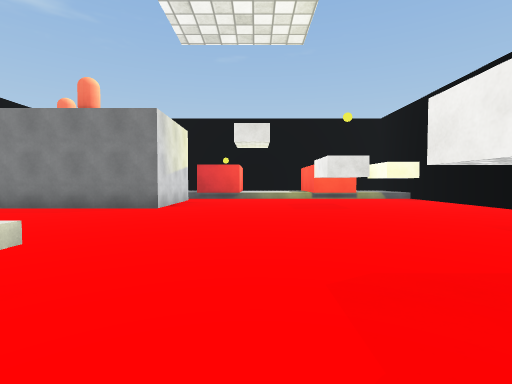
[1] (above)

12 first-person views from a walk through a Unity game level. The camera is 1.2 m above the floor, tilts 2° down and sees 85° across. The floor is counted in squares, 2 m on a side. Each view is taken from the middle of a square. On the plan, view 1 faces up. The plan holds only what a view shows up to about 9 squares ahead; the rest is blank. The place goes on beyond the plan. The player character is not drawn. Surface patterns are stand-ins for the level's own textures.

[2]
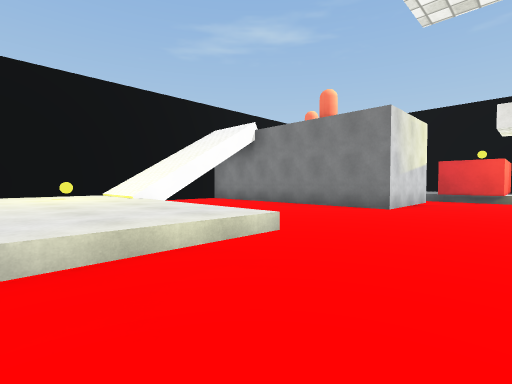

[3]
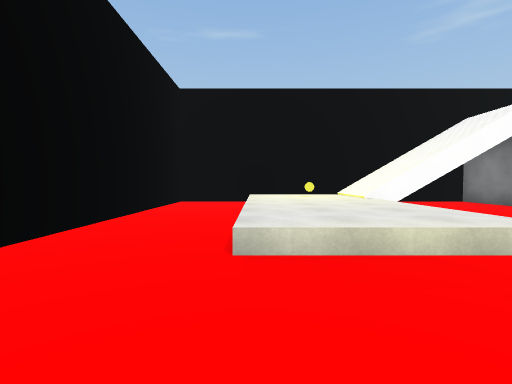

[4]
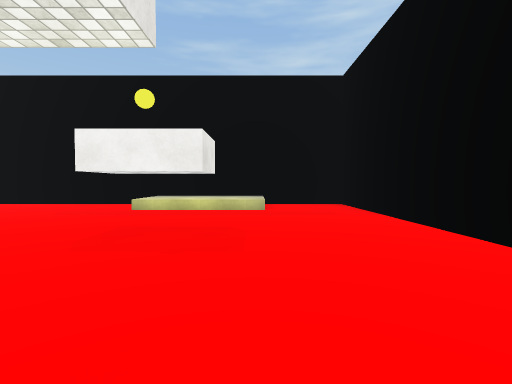

[5]
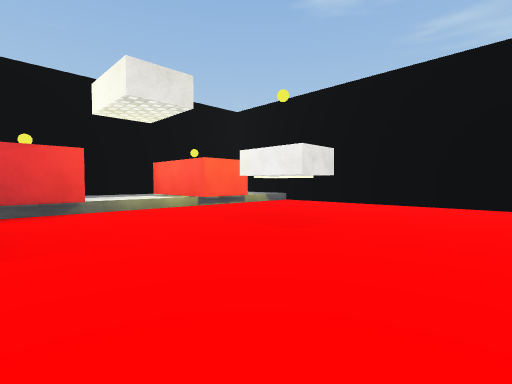

[6]
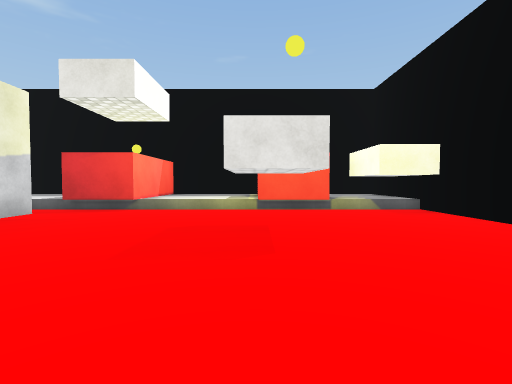

[7]
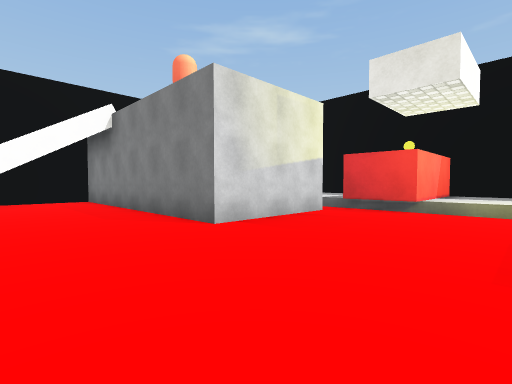

[8]
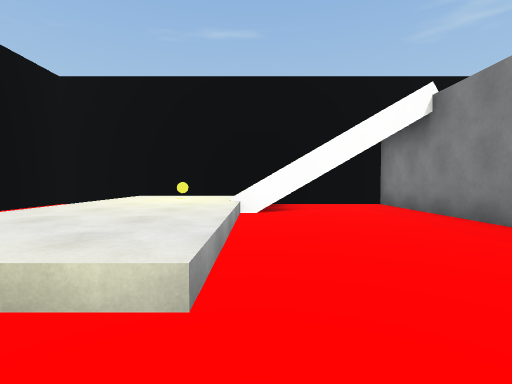

[9]
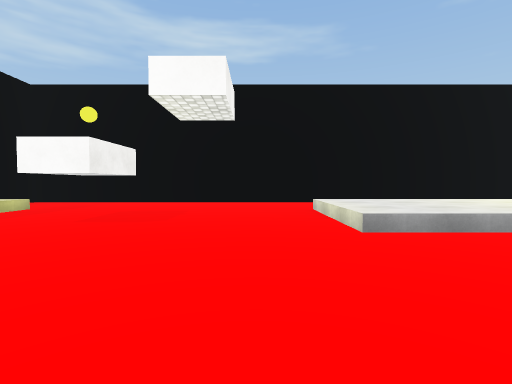

[10]
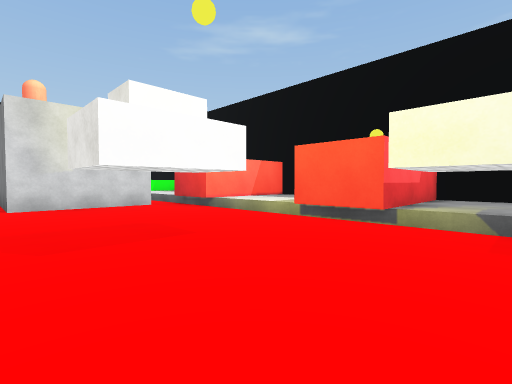

[11]
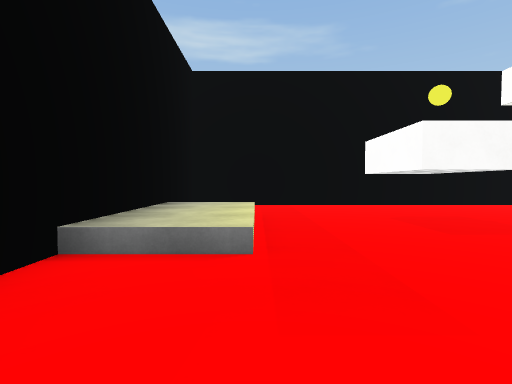

[12]
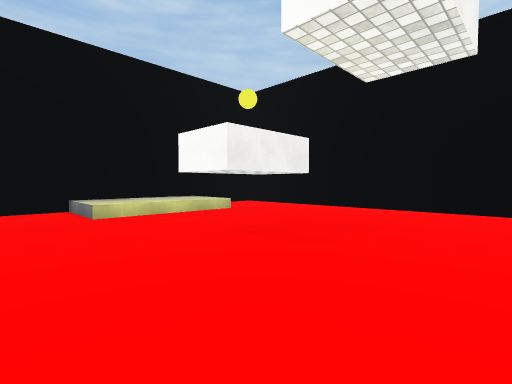

### Floor plan
Key: @ floor where view 1 was taken; # wall or solid block; . main floor; : floor 0.5 m higher than the main floor; / step, stairs or slope; O other object.
Columns run from 9 left of view 1 to 6 right of it. Each row starts with its distance up from view 1.
 13         #####
 12         #::#
 11         #::##
 10        ##//#####
  9       ##.....###
  8       #....#...#
  7 #######....#...#
  6 #..............#
  5 # /............#
  4 #//............#
  3 #//............#
  2 #::::::....#./:#
  1 #:O::::....#./:#
  0 #//////..@...//#
 -1 #..............#
 -2 #..............#
 -3 ################

Positions as (right, up) in squares from view 1, and headings:
1: (0, 0), facing up
2: (0, 0), facing up-left
3: (0, 0), facing left
4: (-2, 0), facing right
5: (-2, 4), facing up-right
6: (2, 4), facing up
7: (1, 4), facing up-left
8: (-1, 3), facing left
9: (-1, 6), facing down
10: (5, 6), facing up-left
11: (4, 5), facing down
12: (-1, 4), facing down-right
